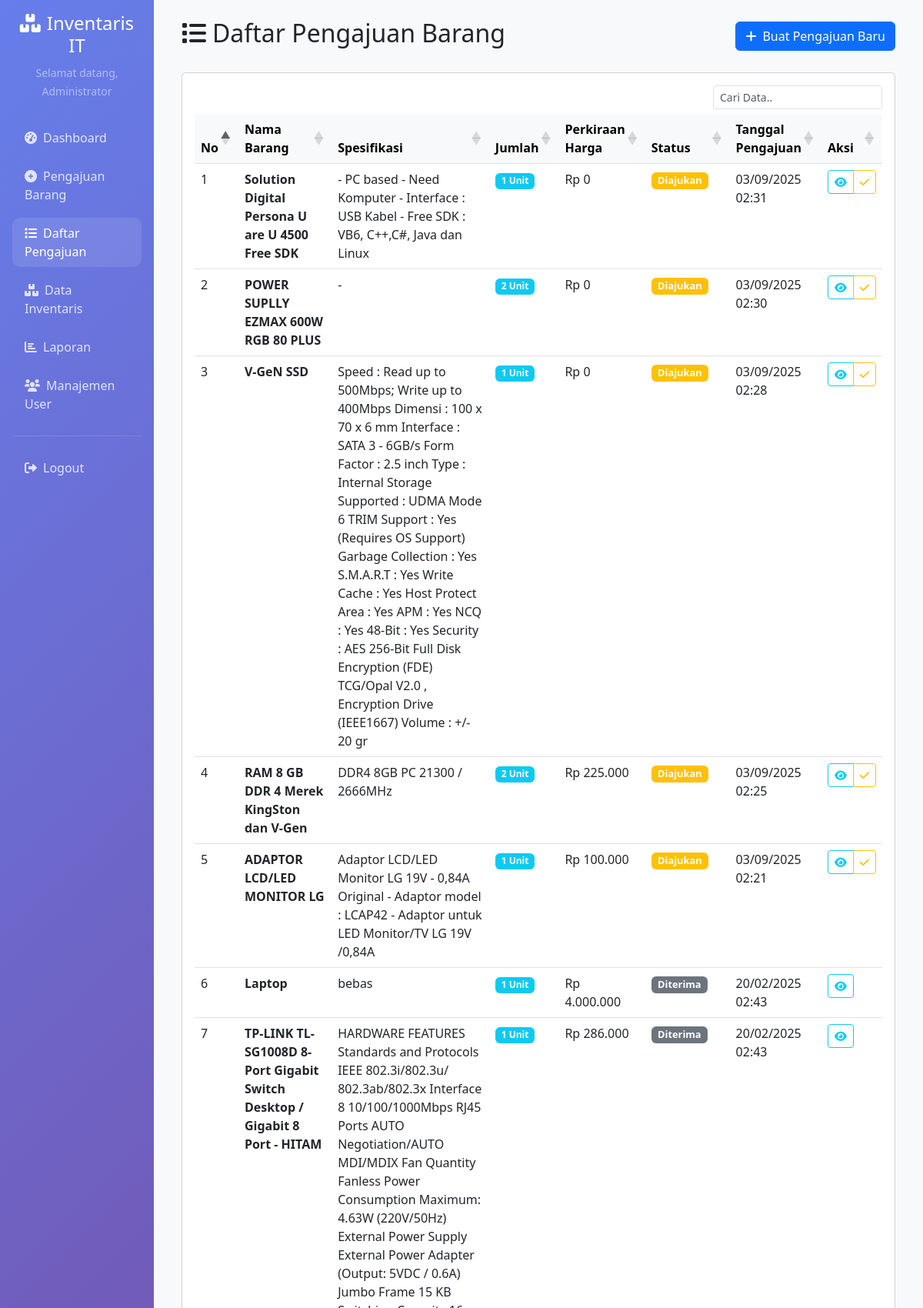
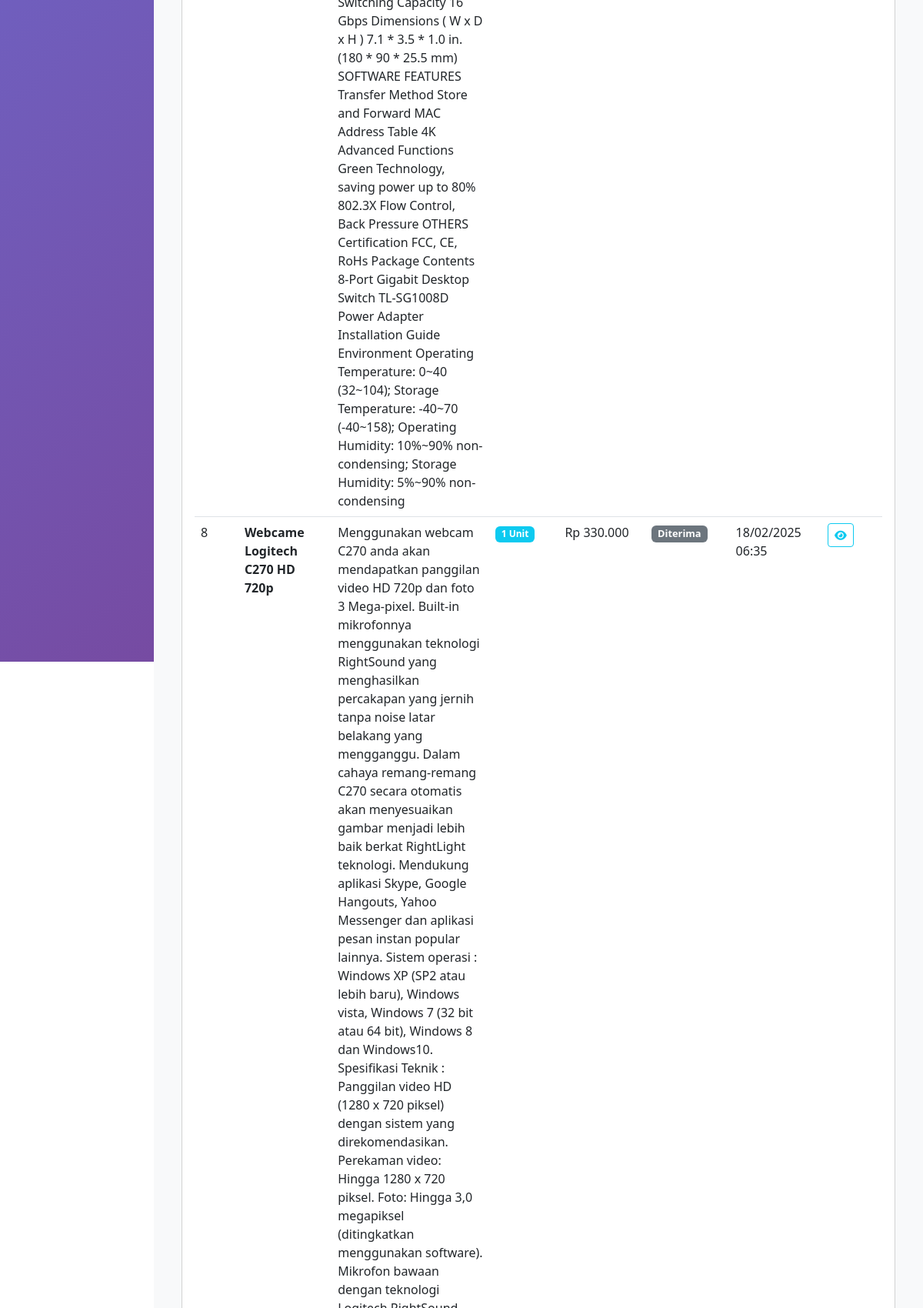
/daftar_pengajuan.php (signed in, upper part), run on the app's committed database (2 pictures, top to bottom).
### tables this page shows
CREATE TABLE `pengajuan_barang` (
  `id` int(11) NOT NULL,
  `nama_barang` varchar(200) NOT NULL,
  `spesifikasi` text DEFAULT NULL,
  `alasan_pengajuan` text NOT NULL,
  `jumlah` int(11) NOT NULL,
  `perkiraan_harga` decimal(15,2) DEFAULT NULL,
  `status` enum('Diajukan','Diverifikasi','Ditolak','ACC Keuangan','Ditolak Keuangan','Dibeli','Diterima') DEFAULT 'Diajukan',
  `staff_id` int(11) DEFAULT NULL,
  `tanggal_pengajuan` timestamp NOT NULL DEFAULT current_timestamp(),
  `tanggal_verifikasi` timestamp NULL DEFAULT NULL,
  `tanggal_acc_keuangan` timestamp NULL DEFAULT NULL,
  `catatan_verifikasi` text DEFAULT NULL,
  `catatan_keuangan` text DEFAULT NULL
);

### daftar_pengajuan.php (the view, shortened to what this page needs)
<?php
require_once 'config/database.php';
$role = $_SESSION['role'];
$where_clause = "";
$sql = "SELECT pb.*, u.nama as staff_name
        FROM pengajuan_barang pb
        JOIN users u ON pb.staff_id = u.id
        $where_clause
        ORDER BY pb.tanggal_pengajuan DESC";
$result = $conn->query($sql);
?>
<!DOCTYPE html>
<html lang="id">
<head>
    <link href="https://cdn.jsdelivr.net/npm/bootstrap@5.3.0/dist/css/bootstrap.min.css" rel="stylesheet">
    <link href="https://cdnjs.cloudflare.com/ajax/libs/font-awesome/6.0.0/css/all.min.css" rel="stylesheet">
    <link rel="stylesheet" href="https://cdn.datatables.net/1.13.6/css/dataTables.bootstrap5.min.css">
</head>
<body>
    <div class="container-fluid">
        <div class="row">
            <div class="col-md-3 col-lg-2 px-0">
                <div class="sidebar p-3">
                    <div class="text-center mb-4">
                        <h4 class="text-white"><i class="fas fa-boxes me-2"></i>Inventaris IT</h4>
                        <small class="text-white-50">Selamat datang, <?php echo $_SESSION['nama']; ?></small>
                    </div>
                    <nav class="nav flex-column">
                        <a class="nav-link" href="dashboard.php">
                            <i class="fas fa-tachometer-alt me-2"></i>Dashboard
                        </a>
                        <?php if (in_array($role, ['staff', 'admin'])): ?>
                        <a class="nav-link" href="pengajuan.php">
                            <i class="fas fa-plus-circle me-2"></i>Pengajuan Barang
                        </a>
                        <?php endif; ?>
                        <a class="nav-link active" href="daftar_pengajuan.php">
                            <i class="fas fa-list me-2"></i>Daftar Pengajuan
                        </a>
                        <?php if (!in_array($role, ['keuangan'])): ?>
                        <a class="nav-link" href="inventaris.php">
                            <i class="fas fa-boxes me-2"></i>Data Inventaris
                        </a>
                        <?php endif; ?>
                        <?php if (in_array($role, ['admin', 'kepala'])): ?>
                        <a class="nav-link" href="laporan.php">
                            <i class="fas fa-chart-bar me-2"></i>Laporan
                        </a>
                        <?php endif; ?>
                        <?php if ($role == 'admin'): ?>
                        <a class="nav-link" href="users.php">
                            <i class="fas fa-users me-2"></i>Manajemen User
                        </a>
                        <?php endif; ?>
                        <hr class="text-white-50">
                        <a class="nav-link" href="logout.php">
                            <i class="fas fa-sign-out-alt me-2"></i>Logout
                        </a>
                    </nav>
                </div>
            </div>
            <div class="col-md-9 col-lg-10 main-content">
                <div class="p-4">
                    <div class="d-flex justify-content-between align-items-center mb-4">
                        <h2><i class="fas fa-list me-2"></i>Daftar Pengajuan Barang</h2>
                        <?php if (in_array($role, ['staff', 'admin'])): ?>
                        <a href="pengajuan.php" class="btn btn-primary">
                            <i class="fas fa-plus me-2"></i>Buat Pengajuan Baru
                        </a>
                        <?php endif; ?>
                    </div>
                    <div class="card">
                        <div class="card-body">
                            <?php if ($result->num_rows > 0): ?>
                                <div class="table-responsive">
                                    <table class="table table-hover" id="example1">
                                        <thead class="table-light">
                                            <tr>
                                                <th>No</th>
                                                <th>Nama Barang</th>
                                                <th>Spesifikasi</th>
                                                <th>Jumlah</th>
                                                <th>Perkiraan Harga</th>
                                                <th>Status</th>
                                                <th>Tanggal Pengajuan</th>
                                                <th>Aksi</th>
                                            </tr>
                                        </thead>
                                        <tbody>
                                            <?php
                                            $no = 1;
                                            while ($row = $result->fetch_assoc()):
                                            ?>
                                            <tr>
                                                <td><?php echo $no++; ?></td>
                                                <td>
                                                        <strong><?php echo htmlspecialchars($row['nama_barang']); ?></strong>
                                                </td>
                                                <td><?php echo htmlspecialchars($row['spesifikasi']); ?></td>
                                                <td><span class="badge bg-info"><?php echo $row['jumlah']; ?> Unit</span></td>
                                                <td>Rp <?php echo number_format($row['perkiraan_harga'], 0, ',', '.'); ?></td>
                                                <td>
                                                    <?php
                                                    $status_class = '';
                                                    switch ($row['status']) {
                                                        case 'Diajukan':
                                                            $status_class = 'bg-warning';
                                                            break;
                                                        case 'ACC Keuangan':
                                                            $status_class = 'bg-success';
                                                            break;
                                                        default:
                                                            $status_class = 'bg-secondary';
                                                    }
                                                    ?>
                                                    <span class="badge <?php echo $status_class; ?> status-badge"><?php echo $row['status']; ?></span>
                                                </td>
                                                <td><?php echo date('d/m/Y H:i', strtotime($row['tanggal_pengajuan'])); ?></td>
                                                <td>
                                                    <div class="btn-group" role="group">
                                                        <button type="button" class="btn btn-sm btn-outline-info"
                                                                data-bs-toggle="modal"
                                                                data-bs-target="#detailModal<?php echo $row['id']; ?>">
                                                            <i class="fas fa-eye"></i>
                                                        </button>
                                                        <?php if (in_array($role, ['kepala', 'admin']) && $row['status'] == 'Diajukan'): ?>
                                                        <button type="button" class="btn btn-sm btn-outline-warning"
                                                                data-bs-toggle="modal"
                                                                data-bs-target="#verifikasiModal<?php echo $row['id']; ?>">
                                                            <i class="fas fa-check"></i>
                                                        </button>
                                                        <?php endif; ?>
                                                    </div>
                                                </td>
                                            </tr>
                                            <?php endwhile; ?>
                                        </tbody>
                                    </table>
                                </div>
                            <?php endif; ?>
                        </div>
                    </div>
                </div>
            </div>
        </div>
    </div>
</body>
</html>

### daftar_pengajuan.php (style rules this page uses)
.sidebar { min-height: 320vh; background: linear-gradient(135deg, #667eea 0%, #764ba2 100%); }
.sidebar .nav-link { color: rgba(255, 255, 255, 0.8); border-radius: 10px; margin: 5px 0; }
.sidebar .nav-link:hover, .sidebar .nav-link.active { color: white; background: rgba(255, 255, 255, 0.1); }
.main-content { background-color: #f8f9fa; min-height: 100vh; }
.status-badge { font-size: 0.8rem; }

### data on the page
pengajuan_barang: nama_barang "Solution Digital Persona U are U 4500 Free SDK", spesifikasi "- PC based - Need Komputer - Interface : USB Kabel - Free SDK : VB6, C++,C#, Java dan Linux", jumlah "1", perkiraan_harga "0", status "Diajukan", tanggal_pengajuan "03/09/2025 02:31"
pengajuan_barang: nama_barang "POWER SUPLLY EZMAX 600W RGB 80 PLUS", spesifikasi "-", jumlah "2", perkiraan_harga "0", status "Diajukan", tanggal_pengajuan "03/09/2025 02:30"
pengajuan_barang: nama_barang "V-GeN SSD", spesifikasi "Speed : Read up to 500Mbps; Write up to 400Mbps Dimensi : 100 x 70 x 6 mm Interface : SATA 3 - 6GB/s Form Factor : 2.5 inch Type : Internal Storage Supported : UDMA Mode 6 TRIM Support : Yes (Requires OS Support) Garbage Collection : Yes S.M.A.R.T : Yes Write Cache : Yes Host Protect Area : Yes APM : Yes NCQ : Yes 48-Bit : Yes Security : AES 256-Bit Full Disk Encryption (FDE) TCG/Opal V2.0 , Encryption Drive (IEEE1667) Volume : +/- 20 gr", jumlah "1", perkiraan_harga "0", status "Diajukan", tanggal_pengajuan "03/09/2025 02:28"
pengajuan_barang: nama_barang "RAM 8 GB DDR 4 Merek KingSton dan V-Gen", spesifikasi "DDR4 8GB PC 21300 / 2666MHz", jumlah "2", perkiraan_harga "225.000", status "Diajukan", tanggal_pengajuan "03/09/2025 02:25"
pengajuan_barang: nama_barang "ADAPTOR LCD/LED MONITOR LG", spesifikasi "Adaptor LCD/LED Monitor LG 19V - 0,84A Original - Adaptor model : LCAP42 - Adaptor untuk LED Monitor/TV LG 19V /0,84A", jumlah "1", perkiraan_harga "100.000", status "Diajukan", tanggal_pengajuan "03/09/2025 02:21"
pengajuan_barang: nama_barang "Laptop", spesifikasi "bebas", jumlah "1", perkiraan_harga "4.000.000", status "Diterima", tanggal_pengajuan "20/02/2025 02:43"
pengajuan_barang: nama_barang "TP-LINK TL-SG1008D 8-Port Gigabit Switch Desktop / Gigabit 8 Port - HITAM", spesifikasi "HARDWARE FEATURES Standards and Protocols IEEE 802.3i/802.3u/ 802.3ab/802.3x Interface 8 10/100/1000Mbps RJ45 Ports AUTO Negotiation/AUTO MDI/MDIX Fan Quantity Fanless Power Consumption Maximum: 4.63W (220V/50Hz) External Power Supply External Power Adapter (Output: 5VDC / 0.6A) Jumbo Frame 15 KB Switching Capacity 16 Gbps Dimensions ( W x D x H ) 7.1 * 3.5 * 1.0 in. (180 * 90 * 25.5 mm) SOFTWARE FEATURES Transfer Method Store and Forward MAC Address Table 4K Advanced Functions Green Technology, saving power up to 80% 802.3X Flow Control, Back Pressure OTHERS Certification FCC, CE, RoHs Package Contents 8-Port Gigabit Desktop Switch TL-SG1008D Power Adapter Installation Guide Environment…", jumlah "1", perkiraan_harga "286.000", status "Diterima", tanggal_pengajuan "20/02/2025 02:43"
pengajuan_barang: nama_barang "Webcame Logitech C270 HD 720p", jumlah "1", perkiraan_harga "330.000", status "Diterima", tanggal_pengajuan "18/02/2025 06:35"

### other printed values
$_SESSION['nama'] "Administrator"
